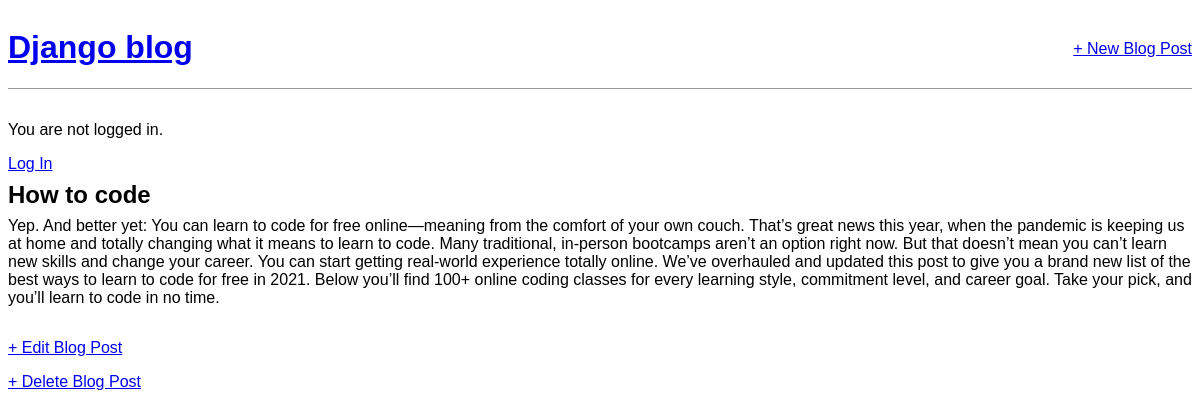
The app's page /post/1/ with its own data.
### blog/models.py (models this page shows, shortened)
class Post(models.Model):
    title = models.CharField(max_length=255)
    author = models.ForeignKey('auth.User', on_delete=models.CASCADE)
    body = models.TextField()

### blog/views.py (the view)
# urls.py: path('post/<int:pk>/', BlogDetailView.as_view(), name="post_detail"),
class BlogDetailView(DetailView):
    model = Post
    template_name = 'post_detail.html'

### templates/post_detail.html
{% extends 'base.html' %} {% block content %}
<div class="post-entry">
    <h2>{{ post.title }}</h2>
    <p>{{ post.body }}</p>
</div>
<p><a href="{% url 'post_edit' post.pk %}">+ Edit Blog Post</a></p>
<p><a href="{% url 'post_delete' post.pk %}">+ Delete Blog Post</a></p>{% endblock content %}

### templates/base.html (shortened to what this page needs)
{% load static %}
<html>
<head>
    <link href="{% static 'css/base.css' %}" rel="stylesheet" s>
</head>
<body>
    <div>
        <header>
            <div class="nav-left">
                <h1><a href="{% url 'home' %}">Django blog</a></h1>
            </div>
            <div class="nav-right">
                <a href="{% url 'post_new' %}">+ New Blog Post</a> </div>
        </header>
        {% if user.is_authenticated %}
        <p>Hi {{ user.username }}!</p> {% else %}
        <p>You are not logged in.</p>
        <a href="{% url 'login' %}">Log In</a> {% endif %} {% block content %} {% endblock content %} </div>
</body>
</html>

### static/css/base.css (style rules this page uses)
body { font-family: "Source Sans Pro", sans-serif; }
header { border-bottom: 1px solid #999; margin-bottom: 2rem; display: flex; }
.nav-left { margin-right: auto; }
.nav-right { display: flex; padding-top: 2rem; }
.post-entry { margin-bottom: 2rem; }
.post-entry h2 { margin: 0.5rem 0; }
.post-entry p { margin: 0; font-weight: 400; }

### records on screen
Post: title "How to code", body "Yep. And better yet: You can learn to code for free online—meaning from the comfort of your own couch. That’s great news this year, when the pandemic is keeping us at home and totally changing what it means to learn to code. Many traditional, in-person bootcamps aren’t an option right now. But that doesn’t mean you can’t learn new skills and change your career. You can start getting real-world experience totally online. We’ve overhauled and updated this post to give you a brand new list of the best ways to learn to code for free in 2021. Below you’ll find 100+ online coding classes for every learning style, commitment level, and career goal. Take your pick, and you’ll learn to code in no…"
